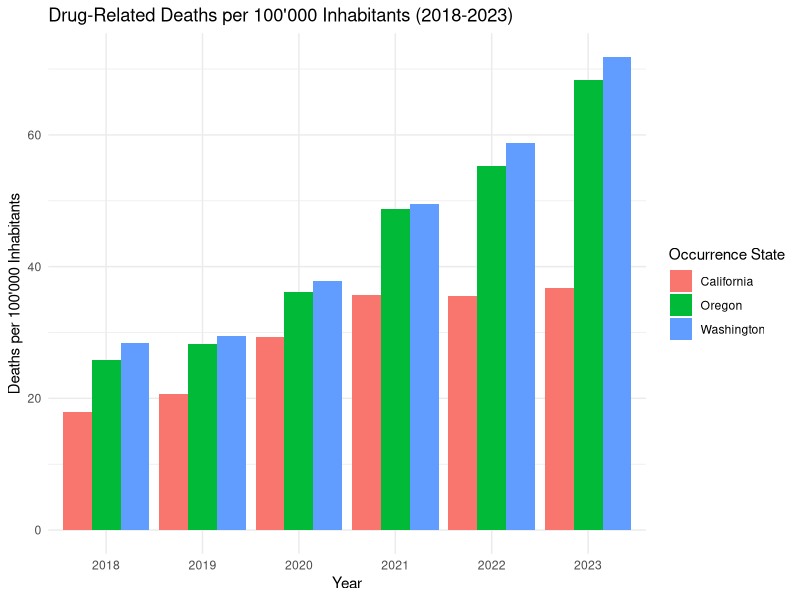
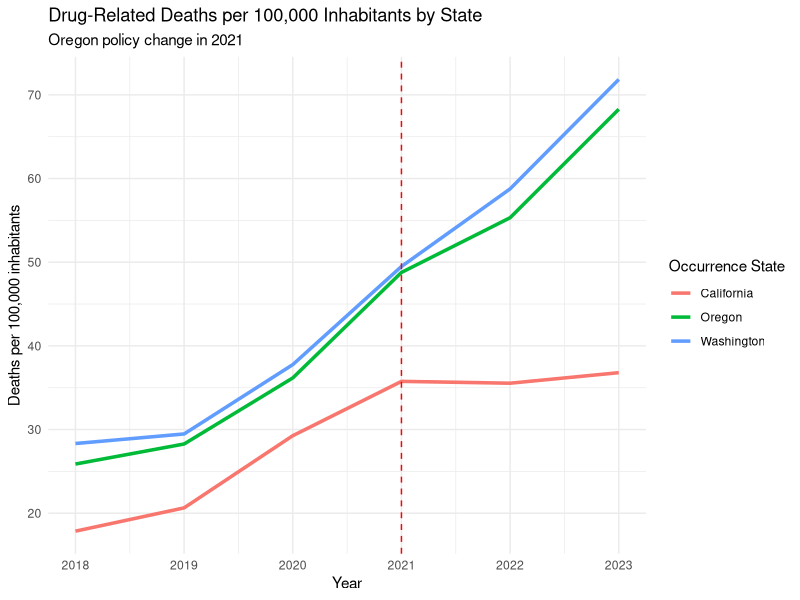
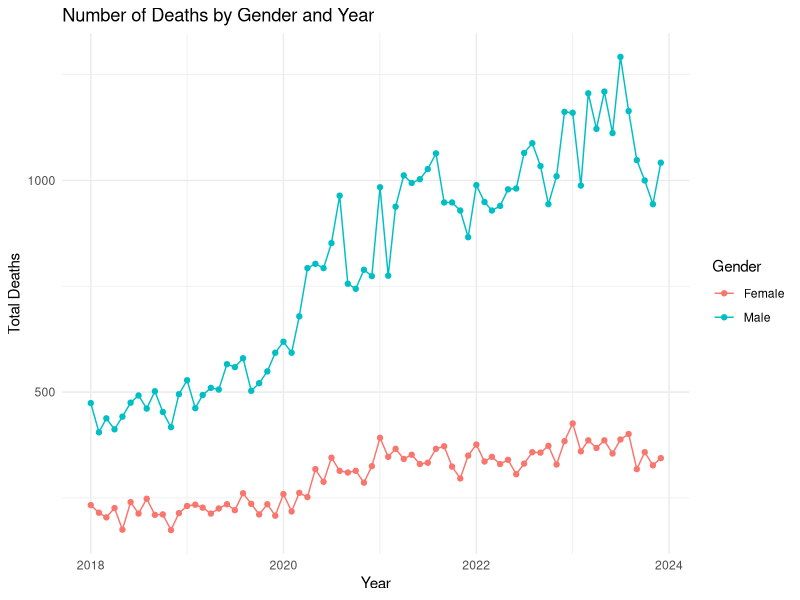
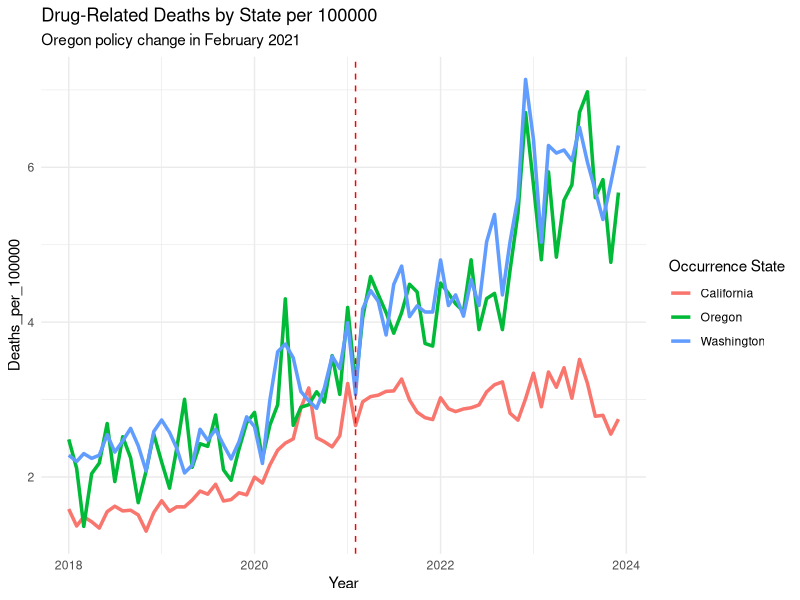
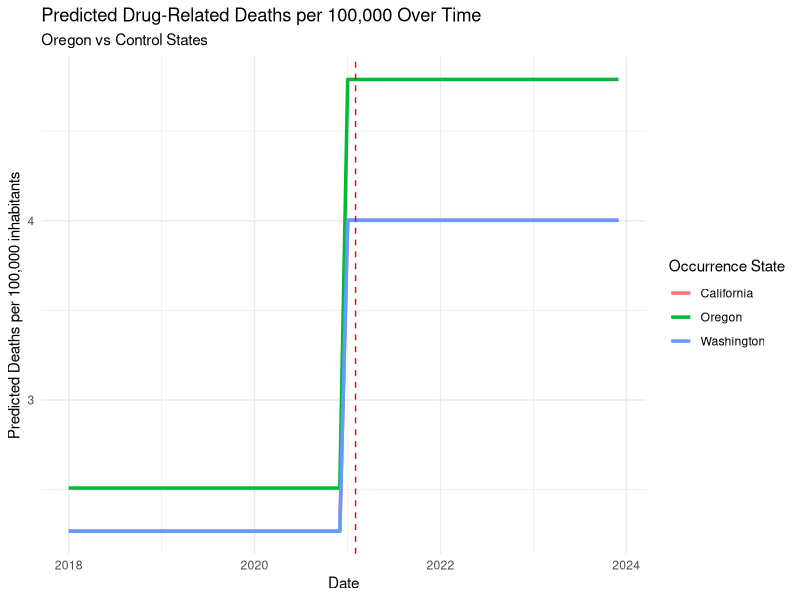
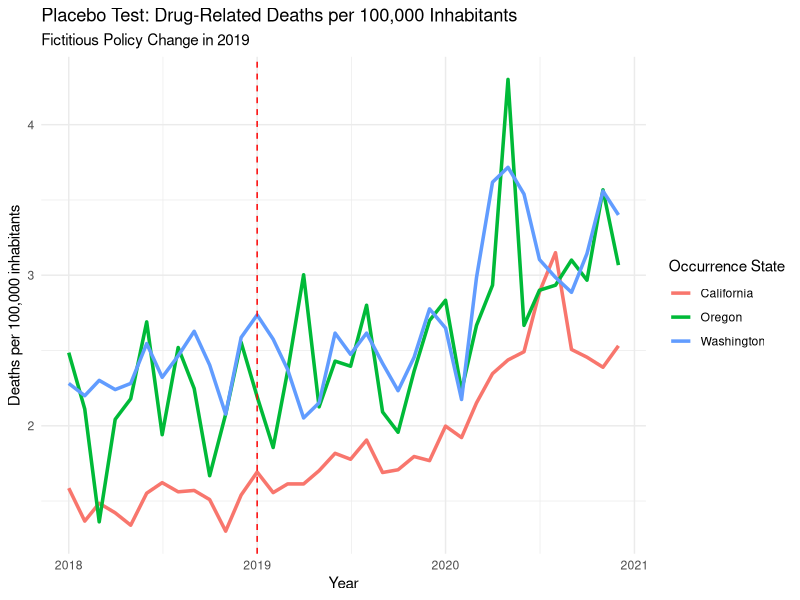
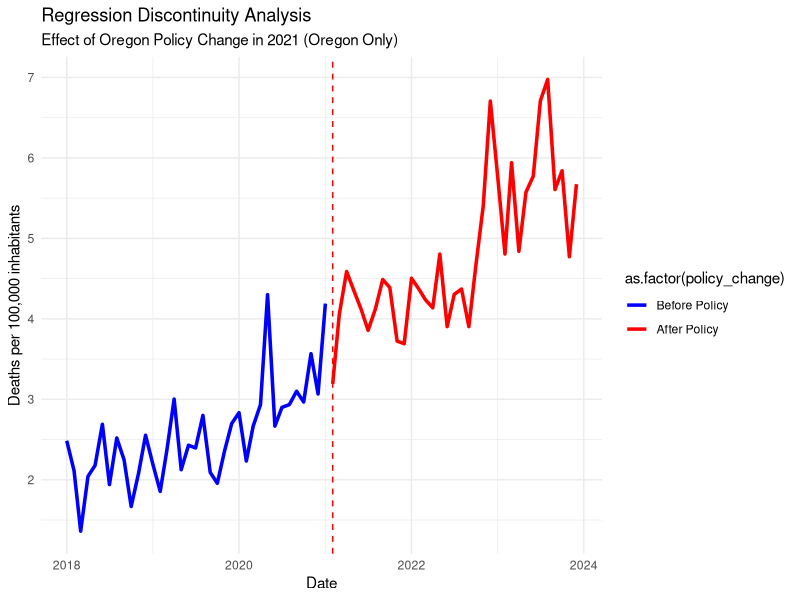
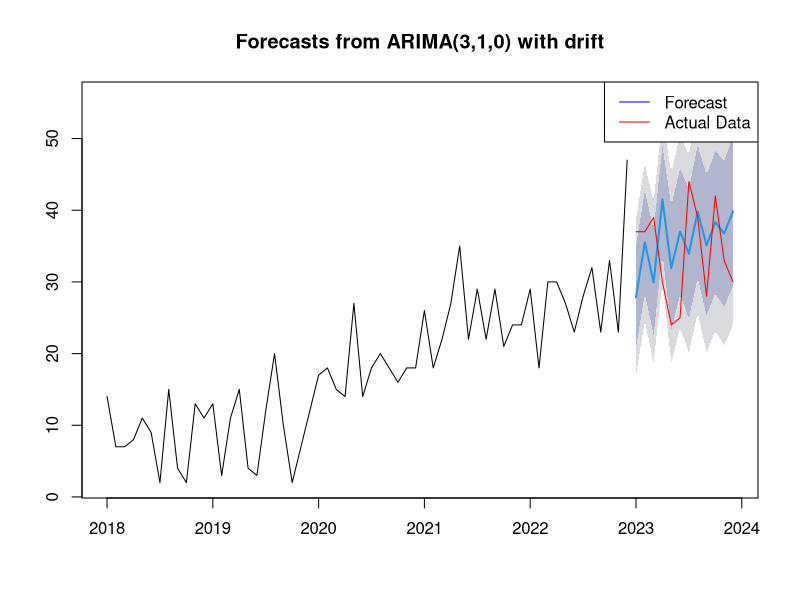

R code for these plots, in order:
## ---- chunk 1
knitr::opts_chunk$set(echo = TRUE)
## ---- chunk 2
library(readxl)
library(dplyr)
library(zoo)
library(lubridate)
library(ggplot2)
library(tidyr)
library(lmtest)
library(sandwich)
library(forecast)
library(plm)

#globally exclude code chunks from the output
knitr::opts_chunk$set(echo = FALSE)

#globally turn on caching
knitr::opts_chunk$set(cache = TRUE)

# globally turn off warnings and messages
knitr::opts_chunk$set(warning = FALSE)
knitr::opts_chunk$set(message = FALSE)

# globally set the theme for ggplot
theme_set(theme_minimal())

#setting directory
#setwd(dirname(rstudioapi::getSourceEditorContext()$path))
getwd()
## ---- chunk 3
# load the relevant part of the Data set, exclude notes starting from row 4374
Data <- read_excel("data/Drug_related_Deaths_2018-2024.xlsx", n_max = 4374)


# Overview for the Data
head(Data, 10)
str(Data)

## ---- chunk 4
# Read population data from Excel file for each region

# Load the population data from the first range (D244:M244)
population_oregon_1 <- read_excel("data/Ca_Or_Wa Population 2010-23.xlsx", 
                                  sheet = "Oregon", 
                                  range = "D244:M244", 
                                  col_names = FALSE)  

# Load the population data from the second range (Q244:T244)
population_oregon_2 <- read_excel("data/Ca_Or_Wa Population 2010-23.xlsx", 
                                  sheet = "Oregon", 
                                  range = "Q244:T244", 
                                  col_names = FALSE)  

# Combine the two data frames (horizontally) into one row
population_oregon <- cbind(population_oregon_1, population_oregon_2)

# Manually set the column names (years 2010 to 2023)
colnames(population_oregon) <- 2010:2023



# Load the population data from the first range in California
population_california_1 <- read_excel("data/Ca_Or_Wa Population 2010-23.xlsx", 
                                  sheet = "California", 
                                  range = "D487:M487", 
                                  col_names = FALSE)  

# Load the population data from the second range (Q487:T487)
population_california_2 <- read_excel("data/Ca_Or_Wa Population 2010-23.xlsx", 
                                  sheet = "California", 
                                  range = "Q487:T487", 
                                  col_names = FALSE)  

# Combine the two data frames (horizontally) into one row
population_california <- cbind(population_california_1, population_california_2)

# Manually set the column names (years 2010 to 2023)
colnames(population_california) <- 2010:2023



# Load the population data from the first range in Washington
population_washington_1 <- read_excel("data/Ca_Or_Wa Population 2010-23.xlsx", 
                                  sheet = "Washington", 
                                  range = "D286:M286", 
                                  col_names = FALSE)  

# Load the population data from the second range 
population_washington_2 <- read_excel("data/Ca_Or_Wa Population 2010-23.xlsx", 
                                  sheet = "Washington", 
                                  range = "Q286:T286", 
                                  col_names = FALSE)  

# Combine the two data frames (horizontally) into one row
population_washington <- cbind(population_washington_1, population_washington_2)

# Manually set the column names (years 2010 to 2023)
colnames(population_washington) <- 2010:2023


# Combine population data into a single data frame with an added column for state
population_data <- bind_rows(
  population_oregon %>% mutate(State = "Oregon"),
  population_washington %>% mutate(State = "Washington"),
  population_california %>% mutate(State = "California")
)


# Remove the temporary variables from the environment
rm(population_oregon_1, population_oregon_2, population_washington_1, 
   population_washington_2, population_california_1, population_california_2,
   population_oregon, population_washington, population_california)

# Convert wide format to long format
population_data <- population_data %>%
  pivot_longer(cols = -State,    # All columns except 'State'
               names_to = "year",   # The new column for years
               values_to = "population_count")  # The new column for population counts

#Convert year column to numeric
population_data$year <- as.numeric(population_data$year)  

## ---- chunk 5

# look into Dates 
unique(Data$Month)

# Delete Notes column without grepl 
Data <- Data[, !grepl("Notes", names(Data))]

# Delete Row Sep., 2024 since the data is not complete
Data <- Data[Data$Month != "Sep., 2024 (provisional and partial)", ]

# Create column Provisional (TRUE/FALSE) based on the col Month '(provisional)'
Data$Provisional <- grepl("\\(provisional\\)", Data$Month)

# Delete " (provisional)" from the Date
####Data$Month <- gsub(" \\(provisional\\)", "", Data$Month)

# Convert into Date Variable
####Data$Month <- as.yearmon(Data$Month, format = "%b., %Y")
Data <- Data %>%
  #mutate(`Month` = as.yearmon(`Month Code`, format = "%Y/%m"))
    mutate(`Month` = ym(`Month Code`))


#### look into Deaths
#### Data$Deaths

# count of "Suppressed"
sum(Data$Deaths == "Suppressed")

# Some of the numbers are "Suppressed" this means that there are between 1 and 9 cases
# To use Deaths as a number we can leave them as NA's or substitute by a random number between 1 and 9

# Set seed for reproducibility if needed
set.seed(23)  

# Replace "Suppressed" in the Death column with a random number between 1 and 9
Data$Deaths <- ifelse(Data$Deaths == "Suppressed", sample(1:9, sum(Data$Deaths == "Suppressed"), replace = TRUE), Data$Deaths)
Data$Deaths <- as.numeric(Data$Deaths)

summary(Data)
sum(Data$Deaths == "Suppressed")
# Delete all columns that end on Code, they are duplicates of the other columns
Data <- Data[, !grepl("Code$", names(Data))]

# keep one version of the Dataset with all Deaths
Data_complete <- Data

# Filters the data to only include drug-induced deaths (removes alcohol-induced and non-drug related deaths)
Data <- Data %>% filter(`UCD - Drug/Alcohol Induced` == "Drug-induced causes")

glimpse(Data)
## ---- chunk 6

# Filter the data for each complete years 2018 to 2023
Data_18_23 <- Data %>%
  filter(`Month` >= ym("2018-01") & `Month` <= ym("2023-12"))

# Group the data by occurrence state and year, then sum deaths per year
Data_18_23 <- Data_18_23 %>%
  group_by(`Occurrence State`, year = year(`Month`)) %>%
  summarise(Deaths = sum(Deaths))

# Merge the death data with population data by state and year
Data_with_population <- Data_18_23 %>%
  left_join(population_data, by = c("Occurrence State" = "State", "year" = "year"))

# Calculate deaths per 100,000 inhabitants for each year
Data_with_population <- Data_with_population %>%
  mutate(Deaths_per_100000 = (Deaths / population_count) * 100000)


# Plot the number of deaths per 10,000 inhabitants for each year and state
ggplot(Data_with_population, aes(x = factor(year), y = Deaths_per_100000, fill = `Occurrence State`)) +
  geom_bar(stat = "identity", position = "dodge") +
  labs(title = "Drug-Related Deaths per 100'000 Inhabitants (2018-2023)",
       x = "Year",
       y = "Deaths per 100'000 Inhabitants")


# Plot the trends over time for each state per year
ggplot(Data_with_population, aes(x = year, y = Deaths_per_100000, color = `Occurrence State`)) +
  geom_line(linewidth = 1.2) +
  geom_vline(xintercept = 2021, linetype = "dashed", color = "red") +  # Mark the policy change
  labs(title = "Drug-Related Deaths per 100,000 Inhabitants by State",
       subtitle = "Oregon policy change in 2021",
       x = "Year", y = "Deaths per 100,000 inhabitants")
## ---- chunk 7
# Prepare the data untill 2023
data_gender_year <- Data %>%
  filter(`Month` >= ym("2018-01") & `Month` <= ym("2023-12")) %>%
  select(Gender, Month, Deaths) %>%
  group_by(Gender, Month) %>%
  summarise(Total_Deaths = sum(Deaths, na.rm = TRUE)) %>%
  ungroup()

# Plot the data
ggplot(data_gender_year, aes(x = Month, y = Total_Deaths, color = Gender, group = Gender)) +
  geom_line() +
  geom_point() +
  labs(title = "Number of Deaths by Gender and Year",
       x = "Year",
       y = "Total Deaths",
       color = "Gender") 

# Perform t-test for significant differences by gender 
t.test(Total_Deaths ~ Gender, data = data_gender_year)

## ---- chunk 8

# Filter the data for each complete month in 2018 to 2023 
Data_monthly <- Data %>%
  filter(`Month` >= ym("2018-01") & `Month` <= ym("2023-12"))

# Group the data by occurrence state and month, then sum deaths per month
Data_monthly <- Data_monthly %>%
  group_by(`Occurrence State`, year = year(`Month`), month = month(`Month`)) %>%
  summarise(Deaths = sum(Deaths))


# Merge the death data with population data by state and year
Data_monthly <- Data_monthly %>%
  left_join(population_data, by = c("Occurrence State" = "State", "year" = "year"))

# Calculate deaths per 100,000 inhabitants for each year
Data_monthly <- Data_monthly  %>%
  mutate(Deaths_per_100000 = (Deaths / population_count) * 100000)


# Create 'treatment' and 'post_policy' variables
Data_monthly <- Data_monthly %>%
  mutate(
    treatment = ifelse(`Occurrence State` == "Oregon", 1, 0),  # 1 for Oregon, 0 for California/Washington
    post_policy = ifelse(year >= 2021, 1, 0),  # 1 for years 2021 and later
    interaction = treatment * post_policy  # Interaction term for DiD
  )

# Create a new date column by combining year and month
Data_monthly <- Data_monthly %>%
  mutate(date = ym(paste(year, month, sep = "-")))  # Combine year and month into a date


# Difference-in-Differences (DiD) regression model with Deaths_per_100000

did_model <- lm(Deaths_per_100000 ~ treatment + post_policy + interaction, data = Data_monthly)
summary(did_model)

# Robust standard errors to handle heteroscedasticity
coeftest(did_model, vcov = vcovHC(did_model, type = "HC1"))

## ---- chunk 9
# Plot DiD Results
# Plot the trends over time for each state
ggplot(Data_monthly, aes(x = date, y = Deaths_per_100000, color = `Occurrence State`)) +
  geom_line(linewidth = 1.2) +
  geom_vline(xintercept = as.Date("2021-02-01"), linetype = "dashed", color = "red") +  # Mark the policy change
  labs(title = "Drug-Related Deaths by State per 100000",
       subtitle = "Oregon policy change in February 2021",
       x = "Year", y = "Deaths_per_100000")


# Generate predicted values based on the model
Data_monthly$predicted <- predict(did_model, newdata = Data_monthly)

# Visualize the predicted trends
ggplot(Data_monthly, aes(x = date, y = predicted, color = `Occurrence State`)) +
  geom_line(linewidth = 1.2) +
  geom_vline(xintercept = as.Date("2021-02-01"), linetype = "dashed", color = "red") +  # Mark the policy change
  labs(title = "Predicted Drug-Related Deaths per 100,000 Over Time",
       subtitle = "Oregon vs Control States",
       x = "Date", y = "Predicted Deaths per 100,000 inhabitants")
## ---- chunk 10
# Subset data for Oregon and Washington
oregon_data <- Data_monthly %>% filter(`Occurrence State` == "Oregon")
washington_data <- Data_monthly %>% filter(`Occurrence State` == "Washington")


# Calculate the correlation coefficient between the two states
correlation <- cor(oregon_data$Deaths_per_100000, washington_data$Deaths_per_100000)

# Print the result
correlation

#Seperate DiD

# Example for DiD with only California as control
did_model_california <- lm(Deaths_per_100000 ~ treatment + post_policy + interaction, 
                           data = Data_monthly %>% filter(`Occurrence State` %in% c("Oregon", "California")))

# Example for DiD with only Washington as control
did_model_washington <- lm(Deaths_per_100000 ~ treatment + post_policy + interaction, 
                           data = Data_monthly %>% filter(`Occurrence State` %in% c("Oregon", "Washington")))

# Compare the results
summary(did_model_california)
summary(did_model_washington)



## ---- chunk 11
# Make a Difference-in-Differences model for the years 2018-2020 as a placebo test
Data_placebo <- Data_monthly %>%
  filter(date >= as.Date("2018-01-01") & date <= as.Date("2020-12-01"))

# Create 'treatment' and 'post_policy' variables for the placebo test
Data_placebo <- Data_placebo %>%
  mutate(
    treatment = ifelse(`Occurrence State` == "Oregon", 1, 0),  # 1 for Oregon, 0 for California/Washington
    post_policy = ifelse(year >= 2019, 1, 0),  # 1 for years 2019 and later
    interaction = treatment * post_policy  # Interaction term for DiD
  )

# Difference-in-Differences (DiD) model for the placebo test
did_model_placebo <- lm(Deaths_per_100000 ~ treatment + post_policy + interaction, data = Data_placebo)
summary(did_model_placebo)

# Robust standard errors for the placebo test
#coeftest(did_model_placebo, vcov = vcovHC(did_model_placebo, type = "HC1"))

# Plot the placebo test results
ggplot(Data_placebo, aes(x = date, y = Deaths_per_100000, color = `Occurrence State`)) +
  geom_line(linewidth = 1.2) +
  geom_vline(xintercept = as.Date("2019-01-01"), linetype = "dashed", color = "red") +  # Mark the placebo policy change
  labs(title = "Placebo Test: Drug-Related Deaths per 100,000 Inhabitants",
       subtitle = "Fictitious Policy Change in 2019",
       x = "Year", y = "Deaths per 100,000 inhabitants")
## ---- chunk 12
# Regression Discontinuity Analysis: To further validate the DiD results

# Filter the data for the entire period from 2018 to 2023
Data_RD <- Data_monthly %>%
  filter(date >= as.Date("2018-01-01") & date <= as.Date("2023-12-01") & `Occurrence State` == "Oregon")

# Create a binary variable for the policy change
Data_RD <- Data_RD %>%
  mutate(policy_change = ifelse(date >= as.Date("2021-02-01"), 1, 0))

# Fit a regression model to estimate the effect of the policy change
rd_model <- lm(Deaths_per_100000 ~ policy_change, data = Data_RD)
summary(rd_model)

# Robust standard errors to handle heteroscedasticity
coeftest(rd_model, vcov = vcovHC(rd_model, type = "HC1"))

# Plot the regression discontinuity analysis
ggplot(Data_RD, aes(x = date, y = Deaths_per_100000, color = as.factor(policy_change))) +
  geom_line(linewidth = 1.2) +
  geom_vline(xintercept = as.Date("2021-02-01"), linetype = "dashed", color = "red") +  # Mark the policy change
  # Legend
  scale_color_manual(values = c("0" = "blue", "1" = "red"), labels = c("Before Policy", "After Policy")) +
  labs(title = "Regression Discontinuity Analysis",
       subtitle = "Effect of Oregon Policy Change in 2021 (Oregon Only)",
       x = "Date", y = "Deaths per 100,000 inhabitants")

## ---- chunk 13
# Filter the data for Oregon and clean it
data_oregon <- Data %>%
  filter(`Occurrence State` == "Oregon") %>%
  filter(!Deaths == "Suppressed") %>%   # Handle suppressed values (remove them for now) 
  mutate(Deaths = as.numeric(Deaths),    # Convert Deaths to numeric
         date = as.Date(paste0(Month, "-01")))  # Create a proper date column

# Create a time series object for Oregon deaths
ts_oregon <- ts(data_oregon$Deaths, start = c(2018, 1), frequency = 12)

# Split the data for training (2018-2022) and validation (2023)
train_ts <- window(ts_oregon, end = c(2022, 12))
valid_ts <- window(ts_oregon, start = c(2023, 1), end = c(2023, 12))
full_train_ts <- window(ts_oregon, end = c(2023, 12))

# Fit an ARIMA model (or other model)
arima_model <- auto.arima(train_ts)
full_arima_model <- auto.arima(full_train_ts)

# Forecast for the validation period (2023-2024)
forecast_2023_2024 <- forecast(arima_model, h = 12)

# Plot the forecast against the actual validation data
plot(forecast_2023_2024)
lines(valid_ts, col = "red")  # Add the actual data for comparison
legend("topright", legend = c("Forecast", "Actual Data"), col = c("blue", "red"), lty = 1)

# compute the accuracy of the model
accuracy(forecast_2023_2024, valid_ts)

# After validating the model, forecast for 2025
forecast_2025 <- forecast(full_arima_model, h = 12)

# Plot the forecast for 2025
plot(forecast_2025, main = "Forecast for Drug-Related Deaths in Oregon (2025)",
     xlab = "Year", ylab = "Deaths per 100,000 inhabitants")

## ---- chunk 14
# Panel Data Analysis
# Create a panel data set for the analysis
panel_data <- Data_monthly %>%
  select(`Occurrence State`, date, Deaths_per_100000) %>%
  mutate(State = factor(`Occurrence State`)) %>%
  select(-`Occurrence State`)


# Aggregate the data to ensure unique state and date combinations
panel_data <- panel_data %>%
  group_by(State, date) %>%
  summarise(Deaths_per_100000 = sum(Deaths_per_100000, na.rm = TRUE)) %>%
  ungroup()

# Convert the data to a pdata.frame
pdata <- pdata.frame(panel_data, index = c("State", "date"))

# Fit a panel data model to assess the impact of the policy change
panel_model <- plm(Deaths_per_100000 ~ lag(Deaths_per_100000, 1), data = pdata, model = "within")

# Summarize the model
summary(panel_model)

# Robust standard errors for the panel data model
coeftest(panel_model, vcov = vcovHC(panel_model, type = "HC1"))

# Extract the index (State, Date) for the fitted model to align with fitted values
model_index <- index(panel_model)

# Create a dataframe with fitted values and corresponding index (State, Date)
fitted_data <- data.frame(State = model_index$State,
                          date = model_index$date,
                          Fitted = fitted(panel_model))

# Merge the fitted data with the original panel_data based on State and Date
panel_data_with_fitted <- merge(panel_data, fitted_data, by = c("State", "date"))

# Plot the panel data model results using ggplot2
ggplot(panel_data_with_fitted, aes(x = date, y = Deaths_per_100000, color = State)) +
  geom_point() +
  geom_line(aes(y = Deaths_per_100000), linetype = "solid") +  # Plot actual Deaths_per_100000 as solid line
  labs(title = "Panel Data Model Results",
       x = "Date",
       y = "Deaths_per_100000",
       color = "State") +
  theme_minimal()

        ggplot(panel_data_with_fitted, aes(x = date, y = Deaths_per_100000, color = State)) +
      geom_point() +
      geom_line(aes(y = Deaths_per_100000), linetype = "solid") +  # Plot actual Deaths_per_100000 as solid line
      geom_line(aes(y = Fitted), linetype = "dashed") +  # Plot fitted values as dashed line
      labs(title = "Panel Data Model Results",
           x = "date",
           y = "Deaths_per_100000",
           color = "State") +
      theme_minimal()
